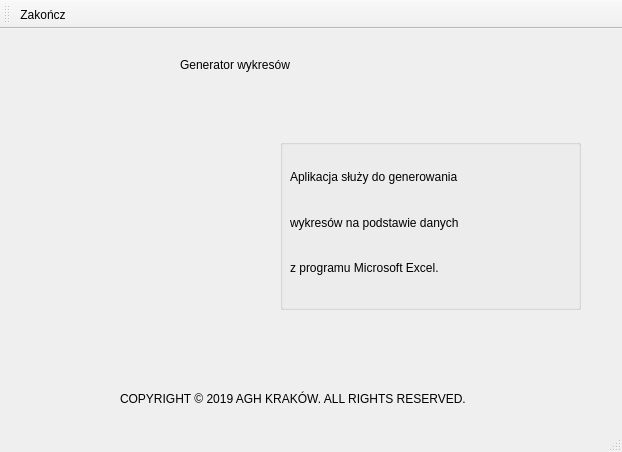
<?xml version="1.0" encoding="UTF-8"?>
<ui version="4.0">
 <class>info</class>
 <widget class="QMainWindow" name="info">
  <property name="geometry">
   <rect>
    <x>0</x>
    <y>0</y>
    <width>622</width>
    <height>452</height>
   </rect>
  </property>
  <property name="windowTitle">
   <string>MainWindow</string>
  </property>
  <widget class="QWidget" name="centralwidget">
   <widget class="QLabel" name="infoLabel">
    <property name="geometry">
     <rect>
      <x>50</x>
      <y>110</y>
      <width>181</width>
      <height>171</height>
     </rect>
    </property>
    <property name="text">
     <string/>
    </property>
   </widget>
   <widget class="QLabel" name="infoTitleLabel">
    <property name="geometry">
     <rect>
      <x>180</x>
      <y>10</y>
      <width>161</width>
      <height>51</height>
     </rect>
    </property>
    <property name="text">
     <string>Generator wykresów</string>
    </property>
   </widget>
   <widget class="QLabel" name="copyrightLabel">
    <property name="geometry">
     <rect>
      <x>120</x>
      <y>360</y>
      <width>391</width>
      <height>20</height>
     </rect>
    </property>
    <property name="text">
     <string>COPYRIGHT © 2019 AGH KRAKÓW. ALL RIGHTS RESERVED. </string>
    </property>
   </widget>
   <widget class="QGroupBox" name="groupBoxInfo">
    <property name="geometry">
     <rect>
      <x>280</x>
      <y>110</y>
      <width>301</width>
      <height>171</height>
     </rect>
    </property>
    <property name="title">
     <string/>
    </property>
    <widget class="QLabel" name="infoLabel3">
     <property name="geometry">
      <rect>
       <x>10</x>
       <y>110</y>
       <width>281</width>
       <height>38</height>
      </rect>
     </property>
     <property name="text">
      <string>z programu Microsoft Excel.</string>
     </property>
    </widget>
    <widget class="QLabel" name="infoLabel1">
     <property name="geometry">
      <rect>
       <x>10</x>
       <y>19</y>
       <width>281</width>
       <height>38</height>
      </rect>
     </property>
     <property name="text">
      <string>Aplikacja służy do generowania</string>
     </property>
    </widget>
    <widget class="QLabel" name="infoLabel2">
     <property name="geometry">
      <rect>
       <x>10</x>
       <y>64</y>
       <width>281</width>
       <height>39</height>
      </rect>
     </property>
     <property name="text">
      <string>wykresów na podstawie danych </string>
     </property>
    </widget>
   </widget>
  </widget>
  <widget class="QMenuBar" name="menubar">
   <property name="geometry">
    <rect>
     <x>0</x>
     <y>0</y>
     <width>622</width>
     <height>26</height>
    </rect>
   </property>
  </widget>
  <widget class="QStatusBar" name="statusbar"/>
  <widget class="QToolBar" name="toolBar">
   <property name="windowTitle">
    <string>toolBar</string>
   </property>
   <attribute name="toolBarArea">
    <enum>TopToolBarArea</enum>
   </attribute>
   <attribute name="toolBarBreak">
    <bool>false</bool>
   </attribute>
   <addaction name="actionInfoQuit"/>
  </widget>
  <action name="actionInfoQuit">
   <property name="icon">
    <iconset resource="icons.qrc">
     <normaloff>:/icons/icons/close.ico</normaloff>:/icons/icons/close.ico</iconset>
   </property>
   <property name="text">
    <string>Zakończ</string>
   </property>
  </action>
 </widget>
 <resources>
  <include location="icons.qrc"/>
 </resources>
 <connections/>
</ui>
